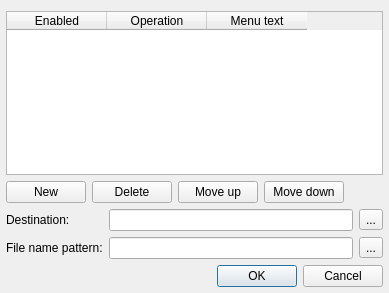
<?xml version="1.0" encoding="UTF-8"?>
<ui version="4.0">
 <class>SettingsDialog</class>
 <widget class="QDialog" name="SettingsDialog">
  <property name="geometry">
   <rect>
    <x>0</x>
    <y>0</y>
    <width>389</width>
    <height>293</height>
   </rect>
  </property>
  <property name="windowTitle">
   <string>File Operations Settings</string>
  </property>
  <layout class="QGridLayout" name="gridLayout_2">
   <property name="leftMargin">
    <number>6</number>
   </property>
   <property name="rightMargin">
    <number>6</number>
   </property>
   <property name="bottomMargin">
    <number>6</number>
   </property>
   <item row="0" column="0" colspan="2">
    <widget class="QTableWidget" name="tableWidget">
     <property name="selectionMode">
      <enum>QAbstractItemView::SingleSelection</enum>
     </property>
     <property name="selectionBehavior">
      <enum>QAbstractItemView::SelectRows</enum>
     </property>
     <property name="showGrid">
      <bool>true</bool>
     </property>
     <property name="wordWrap">
      <bool>true</bool>
     </property>
     <property name="cornerButtonEnabled">
      <bool>true</bool>
     </property>
     <column>
      <property name="text">
       <string>Enabled</string>
      </property>
     </column>
     <column>
      <property name="text">
       <string>Operation</string>
      </property>
     </column>
     <column>
      <property name="text">
       <string>Menu text</string>
      </property>
     </column>
    </widget>
   </item>
   <item row="1" column="0" colspan="2">
    <layout class="QHBoxLayout" name="horizontalLayout">
     <property name="spacing">
      <number>6</number>
     </property>
     <item>
      <widget class="QPushButton" name="newButton">
       <property name="text">
        <string>New</string>
       </property>
      </widget>
     </item>
     <item>
      <widget class="QPushButton" name="deleteButton">
       <property name="text">
        <string>Delete</string>
       </property>
      </widget>
     </item>
     <item>
      <widget class="QPushButton" name="pushButton_2">
       <property name="text">
        <string>Move up</string>
       </property>
      </widget>
     </item>
     <item>
      <widget class="QPushButton" name="pushButton_3">
       <property name="text">
        <string>Move down</string>
       </property>
      </widget>
     </item>
     <item>
      <spacer name="horizontalSpacer">
       <property name="orientation">
        <enum>Qt::Horizontal</enum>
       </property>
       <property name="sizeHint" stdset="0">
        <size>
         <width>198</width>
         <height>20</height>
        </size>
       </property>
      </spacer>
     </item>
    </layout>
   </item>
   <item row="2" column="0" colspan="2">
    <layout class="QGridLayout" name="gridLayout">
     <item row="0" column="0">
      <widget class="QLabel" name="label">
       <property name="text">
        <string>Destination:</string>
       </property>
      </widget>
     </item>
     <item row="0" column="1">
      <widget class="QLineEdit" name="lineEdit_2"/>
     </item>
     <item row="0" column="2">
      <widget class="QToolButton" name="toolButton_2">
       <property name="text">
        <string>...</string>
       </property>
      </widget>
     </item>
     <item row="1" column="0">
      <widget class="QLabel" name="label_2">
       <property name="text">
        <string>File name pattern:</string>
       </property>
      </widget>
     </item>
     <item row="1" column="1">
      <widget class="QLineEdit" name="lineEdit"/>
     </item>
     <item row="1" column="2">
      <widget class="QToolButton" name="toolButton">
       <property name="text">
        <string>...</string>
       </property>
      </widget>
     </item>
    </layout>
   </item>
   <item row="3" column="0">
    <spacer name="horizontalSpacer_2">
     <property name="orientation">
      <enum>Qt::Horizontal</enum>
     </property>
     <property name="sizeHint" stdset="0">
      <size>
       <width>267</width>
       <height>20</height>
      </size>
     </property>
    </spacer>
   </item>
   <item row="3" column="1">
    <widget class="QDialogButtonBox" name="buttonBox">
     <property name="standardButtons">
      <set>QDialogButtonBox::Cancel|QDialogButtonBox::Ok</set>
     </property>
    </widget>
   </item>
  </layout>
 </widget>
 <resources/>
 <connections>
  <connection>
   <sender>buttonBox</sender>
   <signal>accepted()</signal>
   <receiver>SettingsDialog</receiver>
   <slot>accept()</slot>
   <hints>
    <hint type="sourcelabel">
     <x>431</x>
     <y>376</y>
    </hint>
    <hint type="destinationlabel">
     <x>155</x>
     <y>378</y>
    </hint>
   </hints>
  </connection>
  <connection>
   <sender>buttonBox</sender>
   <signal>rejected()</signal>
   <receiver>SettingsDialog</receiver>
   <slot>reject()</slot>
   <hints>
    <hint type="sourcelabel">
     <x>433</x>
     <y>381</y>
    </hint>
    <hint type="destinationlabel">
     <x>28</x>
     <y>375</y>
    </hint>
   </hints>
  </connection>
 </connections>
</ui>
